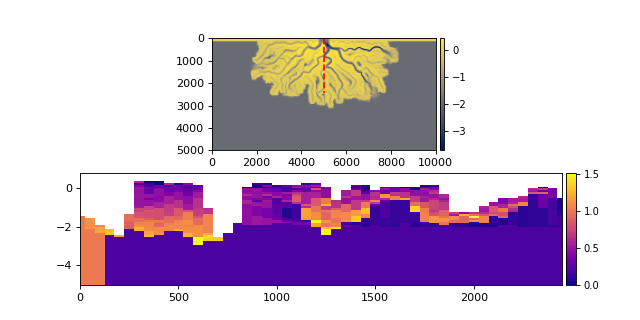

Recreate this plot in Python.
golfcube = dm.sample_data.golf()
sc8cube = dm.cube.StratigraphyCube.from_DataCube(golfcube)
sc8cube.register_section(
    'dip_short', dm.section.DipSection(y=[0, 50]))

# show the location and the "velocity" variable
fig, ax = plt.subplots(2, 1, figsize=(8, 4))
golfcube.show_plan('eta', t=-1, ax=ax[0], ticks=True)
sc8cube.sections['dip_short'].show_trace('r--', ax=ax[0])
sc8cube.sections['dip_short'].show('velocity', ax=ax[1])
plt.show()
